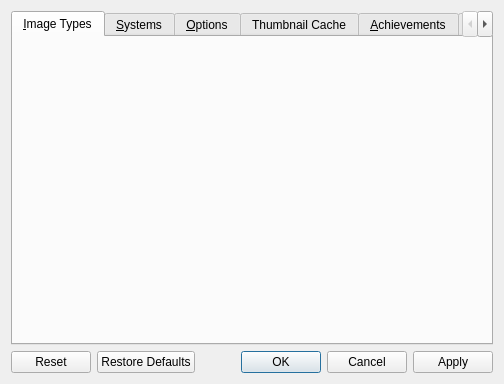
<?xml version="1.0" encoding="UTF-8"?>
<ui version="4.0">
 <class>ConfigDialog</class>
 <widget class="QDialog" name="ConfigDialog">
  <property name="geometry">
   <rect>
    <x>0</x>
    <y>0</y>
    <width>504</width>
    <height>384</height>
   </rect>
  </property>
  <property name="windowTitle">
   <string>ROM Properties Page Configuration</string>
  </property>
  <layout class="QVBoxLayout" name="verticalLayout">
   <item>
    <widget class="QTabWidget" name="tabWidget">
     <property name="currentIndex">
      <number>0</number>
     </property>
     <widget class="ImageTypesTab" name="tabImageTypes">
      <attribute name="title">
       <string>&amp;Image Types</string>
      </attribute>
     </widget>
     <widget class="SystemsTab" name="tabSystems">
      <attribute name="title">
       <string>&amp;Systems</string>
      </attribute>
     </widget>
     <widget class="OptionsTab" name="tabOptions">
      <attribute name="title">
       <string>&amp;Options</string>
      </attribute>
     </widget>
     <widget class="CacheTab" name="tabCache">
      <attribute name="title">
       <string>Thumbnail Cache</string>
      </attribute>
     </widget>
     <widget class="AchievementsTab" name="tabAchievements">
      <attribute name="title">
       <string>&amp;Achievements</string>
      </attribute>
     </widget>
     <widget class="AboutTab" name="tabAbout">
      <attribute name="title">
       <string>Abou&amp;t</string>
      </attribute>
     </widget>
    </widget>
   </item>
   <item>
    <widget class="QDialogButtonBox" name="buttonBox">
     <property name="orientation">
      <enum>Qt::Horizontal</enum>
     </property>
     <property name="standardButtons">
      <set>QDialogButtonBox::Apply|QDialogButtonBox::Cancel|QDialogButtonBox::Ok|QDialogButtonBox::Reset|QDialogButtonBox::RestoreDefaults</set>
     </property>
    </widget>
   </item>
  </layout>
 </widget>
 <customwidgets>
  <customwidget>
   <class>ImageTypesTab</class>
   <extends>QWidget</extends>
   <header>config/ImageTypesTab.hpp</header>
   <container>1</container>
   <slots>
    <signal>modified()</signal>
    <slot>reset()</slot>
    <slot>loadDefaults()</slot>
    <slot>save()</slot>
   </slots>
  </customwidget>
  <customwidget>
   <class>OptionsTab</class>
   <extends>QWidget</extends>
   <header>config/OptionsTab.hpp</header>
   <container>1</container>
   <slots>
    <signal>modified()</signal>
    <slot>reset()</slot>
    <slot>loadDefaults()</slot>
    <slot>save()</slot>
   </slots>
  </customwidget>
  <customwidget>
   <class>AboutTab</class>
   <extends>QWidget</extends>
   <header>config/AboutTab.hpp</header>
   <container>1</container>
  </customwidget>
  <customwidget>
   <class>SystemsTab</class>
   <extends>QWidget</extends>
   <header>config/SystemsTab.hpp</header>
   <container>1</container>
  </customwidget>
  <customwidget>
   <class>AchievementsTab</class>
   <extends>QWidget</extends>
   <header>config/AchievementsTab.hpp</header>
   <container>1</container>
  </customwidget>
  <customwidget>
   <class>CacheTab</class>
   <extends>QWidget</extends>
   <header>config/CacheTab.hpp</header>
   <container>1</container>
  </customwidget>
 </customwidgets>
 <resources/>
 <connections>
  <connection>
   <sender>buttonBox</sender>
   <signal>accepted()</signal>
   <receiver>ConfigDialog</receiver>
   <slot>accept()</slot>
   <hints>
    <hint type="sourcelabel">
     <x>248</x>
     <y>254</y>
    </hint>
    <hint type="destinationlabel">
     <x>157</x>
     <y>274</y>
    </hint>
   </hints>
  </connection>
  <connection>
   <sender>buttonBox</sender>
   <signal>rejected()</signal>
   <receiver>ConfigDialog</receiver>
   <slot>reject()</slot>
   <hints>
    <hint type="sourcelabel">
     <x>316</x>
     <y>260</y>
    </hint>
    <hint type="destinationlabel">
     <x>286</x>
     <y>274</y>
    </hint>
   </hints>
  </connection>
 </connections>
 <slots>
  <slot>tabModified()</slot>
 </slots>
</ui>
